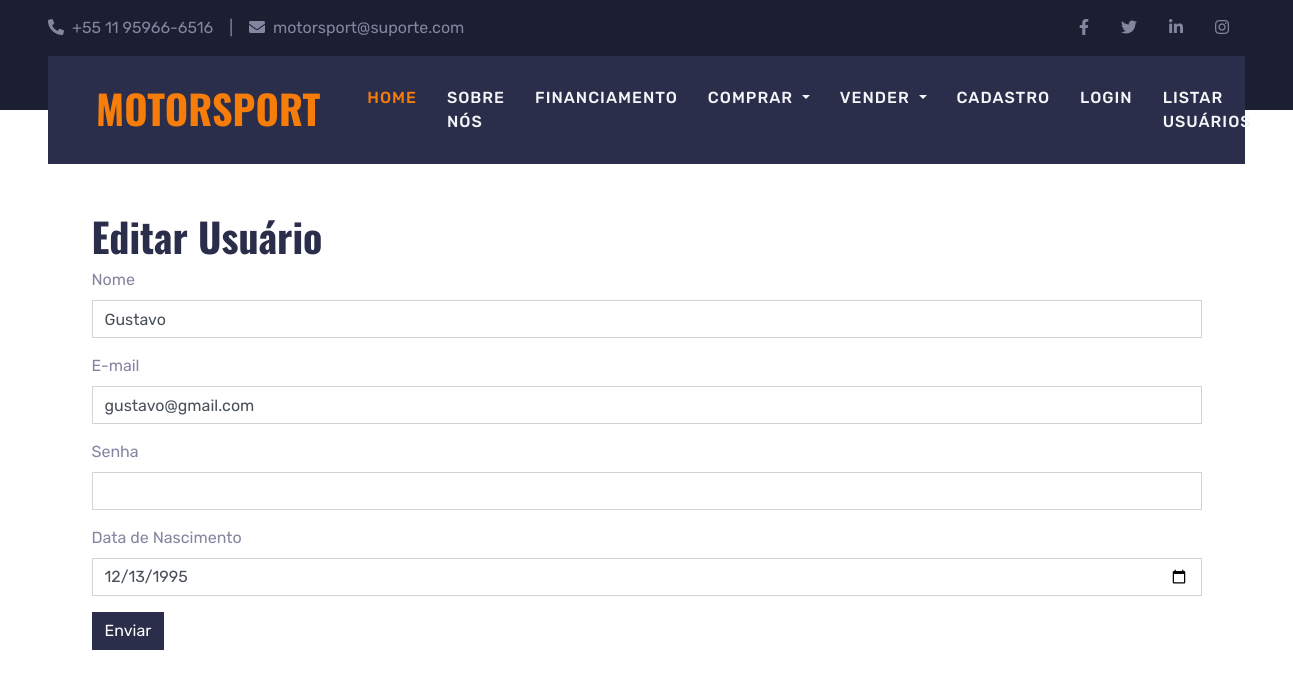
/lojaMotorSport/pages/index.php?page=editar&id=40, run on the app's committed database.
### tables this page shows
CREATE TABLE IF NOT EXISTS `usuarios` (
  `id` int(11) NOT NULL AUTO_INCREMENT,
  `nome` varchar(45) NOT NULL,
  `email` varchar(255) NOT NULL,
  `senha` varchar(45) NOT NULL,
  `data_nasc` date NOT NULL,
  PRIMARY KEY (`id`)
);

### lojaMotorSport/pages/editarUsuario.php (the view, shortened to what this page needs)
<h1>Editar Usuário</h1>
<?php
    $sql = "SELECT * FROM usuarios WHERE id=".$_REQUEST["id"];
    $res = $conn->query($sql);
    $row = $res->fetch_object();
?>
<form action ="?page=salvar" method="POST">
    <div class="mb-3">
        <label>Nome</label>
        <input type="text" name="nome" value="<?php print $row->nome;?>"
        class="form-control">
    </div>
    <div class="mb-3">
        <label>E-mail</label>
        <input type="email" name="email" value="<?php print $row->email;?>"
        class="form-control">
    </div>
    <div class="mb-3">
        <label>Senha</label>
        <input type="password" name="senha"
        class="form-control" required>
    </div>
    <div class="mb-3">
        <label>Data de Nascimento</label>
        <input type="date" name="data_nasc" value="<?php print $row->data_nasc;?>"
        class="form-control">
    </div>
    <div class="mb-3">
        <button type="submit" class="btn btn-secondary"> Enviar</button>
    </div>
</form>

### lojaMotorSport/css/style.css (style rules this page uses)
:root { --primary: #F77D0A; --secondary: #2B2E4A; --light: #F4F5F8; --dark: #1C1E32; }
h1, h2, .font-weight-bold { font-weight: 700 !important; }

### data on the page
usuarios: nome "Gustavo", email "gustavo@gmail.com", data_nasc "12/13/1995"
